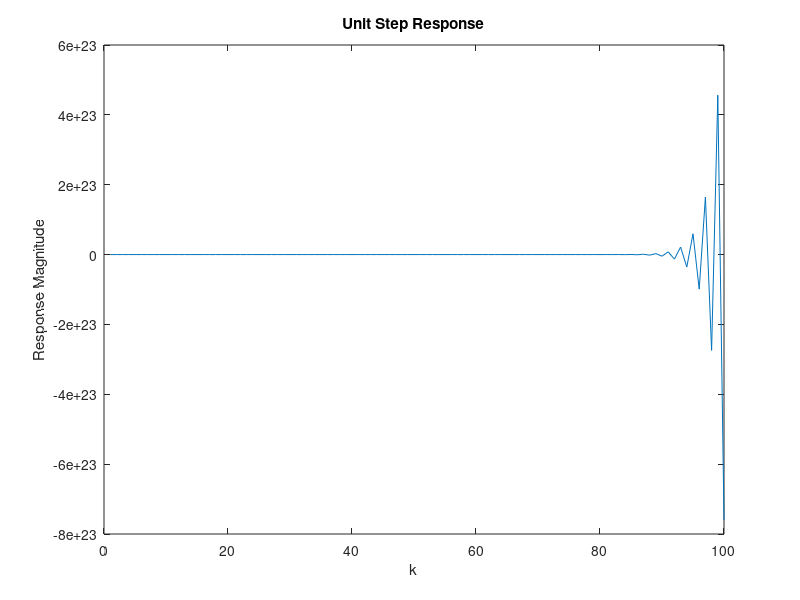
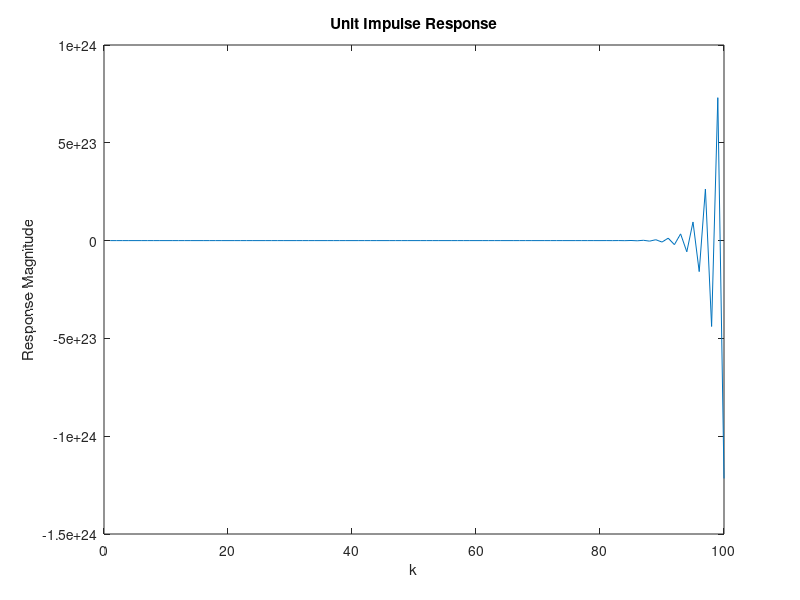

These charts were generated, in order, by the following MATLAB code:
T = 0.01 %Reference handwritten work for derivation of equations
unitStep = ones(1,100);
results = zeros(1,100);

xkm3 = 0;
xkm2 = 0;
xkm1 = 0;
xk = unitStep;
ykm3 = 0;
ykm2 = 0;
ykm1 = 0;

for k = 1:100
    yk = -0.413*ykm1+1.57*ykm2-0.853*ykm3+50*xk(k)-233.5*xkm1+250.5*xkm2-67*xkm3;
    results(1,k) = yk;
    xkm3 = xkm2;
    xkm2 = xkm1;
    xkm1 = xk(k);
    ykm3 = ykm2;
    ykm2 = ykm1;
    ykm1 = yk;
end

figure(1)
plot(results)
title('Unit Step Response')
xlabel('k')
ylabel('Response Magnitude')
    
unitImpulse = zeros(1,100);
unitImpulse(1,1) = 1;
results = zeros(1,100);

xkm3 = 0;
xkm2 = 0;
xkm1 = 0;
xk = unitImpulse;
ykm3 = 0;
ykm2 = 0;
ykm1 = 0;

for k = 1:100
    yk = -0.413*ykm1+1.57*ykm2-0.853*ykm3+50*xk(k)-233.5*xkm1+250.5*xkm2-67*xkm3;
    results(1,k) = yk;
    xkm3 = xkm2;
    xkm2 = xkm1;
    xkm1 = xk(k);
    ykm3 = ykm2;
    ykm2 = ykm1;
    ykm1 = yk;
end

figure(2)
plot(results)
title('Unit Impulse Response')
xlabel('k')
ylabel('Response Magnitude')
